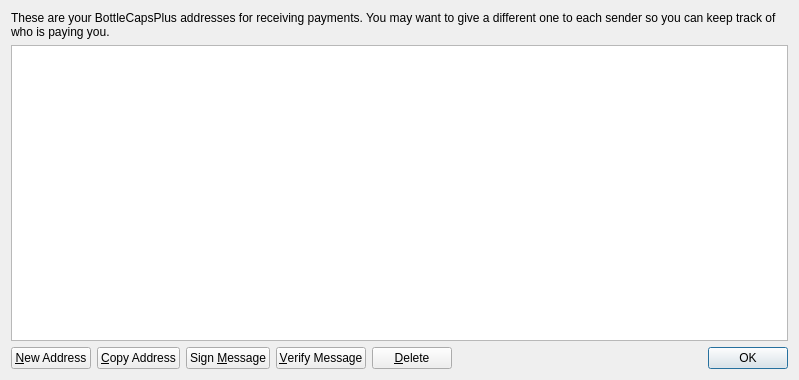
<?xml version="1.0" encoding="UTF-8"?>
<ui version="4.0">
 <class>AddressBookPage</class>
 <widget class="QWidget" name="AddressBookPage">
  <property name="geometry">
   <rect>
    <x>0</x>
    <y>0</y>
    <width>799</width>
    <height>380</height>
   </rect>
  </property>
  <property name="windowTitle">
   <string>Address Book</string>
  </property>
  <layout class="QVBoxLayout" name="verticalLayout">
   <item>
    <widget class="QLabel" name="labelExplanation">
     <property name="text">
      <string>These are your BottleCapsPlus addresses for receiving payments. You may want to give a different one to each sender so you can keep track of who is paying you.</string>
     </property>
     <property name="textFormat">
      <enum>Qt::PlainText</enum>
     </property>
     <property name="wordWrap">
      <bool>true</bool>
     </property>
    </widget>
   </item>
   <item>
    <widget class="QTableView" name="tableView">
     <property name="contextMenuPolicy">
      <enum>Qt::CustomContextMenu</enum>
     </property>
     <property name="toolTip">
      <string>Double-click to edit address or label</string>
     </property>
     <property name="tabKeyNavigation">
      <bool>false</bool>
     </property>
     <property name="alternatingRowColors">
      <bool>true</bool>
     </property>
     <property name="selectionMode">
      <enum>QAbstractItemView::SingleSelection</enum>
     </property>
     <property name="selectionBehavior">
      <enum>QAbstractItemView::SelectRows</enum>
     </property>
     <property name="sortingEnabled">
      <bool>true</bool>
     </property>
     <attribute name="verticalHeaderVisible">
      <bool>false</bool>
     </attribute>
    </widget>
   </item>
   <item>
    <layout class="QHBoxLayout" name="horizontalLayout">
     <item>
      <widget class="QPushButton" name="newAddressButton">
       <property name="toolTip">
        <string>Create a new address</string>
       </property>
       <property name="text">
        <string>&amp;New Address</string>
       </property>
       <property name="icon">
        <iconset resource="../bitcoin.qrc">
         <normaloff>:/icons/add</normaloff>:/icons/add</iconset>
       </property>
      </widget>
     </item>
     <item>
      <widget class="QPushButton" name="copyToClipboard">
       <property name="toolTip">
        <string>Copy the currently selected address to the system clipboard</string>
       </property>
       <property name="text">
        <string>&amp;Copy Address</string>
       </property>
       <property name="icon">
        <iconset resource="../bitcoin.qrc">
         <normaloff>:/icons/editcopy</normaloff>:/icons/editcopy</iconset>
       </property>
      </widget>
     </item>
     <item>
      <widget class="QPushButton" name="signMessage">
       <property name="toolTip">
        <string>Sign a message to prove you own a BottleCapsPlus address</string>
       </property>
       <property name="text">
        <string>Sign &amp;Message</string>
       </property>
       <property name="icon">
        <iconset resource="../bitcoin.qrc">
         <normaloff>:/icons/edit</normaloff>:/icons/edit</iconset>
       </property>
      </widget>
     </item>
     <item>
      <widget class="QPushButton" name="verifyMessage">
       <property name="toolTip">
        <string>Verify a message to ensure it was signed with a specified BottleCapsPlus address</string>
       </property>
       <property name="text">
        <string>&amp;Verify Message</string>
       </property>
       <property name="icon">
        <iconset resource="../bitcoin.qrc">
         <normaloff>:/icons/transaction_0</normaloff>:/icons/transaction_0</iconset>
       </property>
      </widget>
     </item>
     <item>
      <widget class="QPushButton" name="deleteButton">
       <property name="toolTip">
        <string>Delete the currently selected address from the list</string>
       </property>
       <property name="text">
        <string>&amp;Delete</string>
       </property>
       <property name="icon">
        <iconset resource="../bitcoin.qrc">
         <normaloff>:/icons/remove</normaloff>:/icons/remove</iconset>
       </property>
      </widget>
     </item>
     <item>
      <spacer name="horizontalSpacer">
       <property name="orientation">
        <enum>Qt::Horizontal</enum>
       </property>
       <property name="sizeHint" stdset="0">
        <size>
         <width>40</width>
         <height>20</height>
        </size>
       </property>
      </spacer>
     </item>
     <item>
      <widget class="QDialogButtonBox" name="buttonBox">
       <property name="sizePolicy">
        <sizepolicy hsizetype="Maximum" vsizetype="Fixed">
         <horstretch>0</horstretch>
         <verstretch>0</verstretch>
        </sizepolicy>
       </property>
       <property name="standardButtons">
        <set>QDialogButtonBox::Ok</set>
       </property>
      </widget>
     </item>
    </layout>
   </item>
  </layout>
 </widget>
 <resources>
  <include location="../bitcoin.qrc"/>
 </resources>
 <connections/>
</ui>
